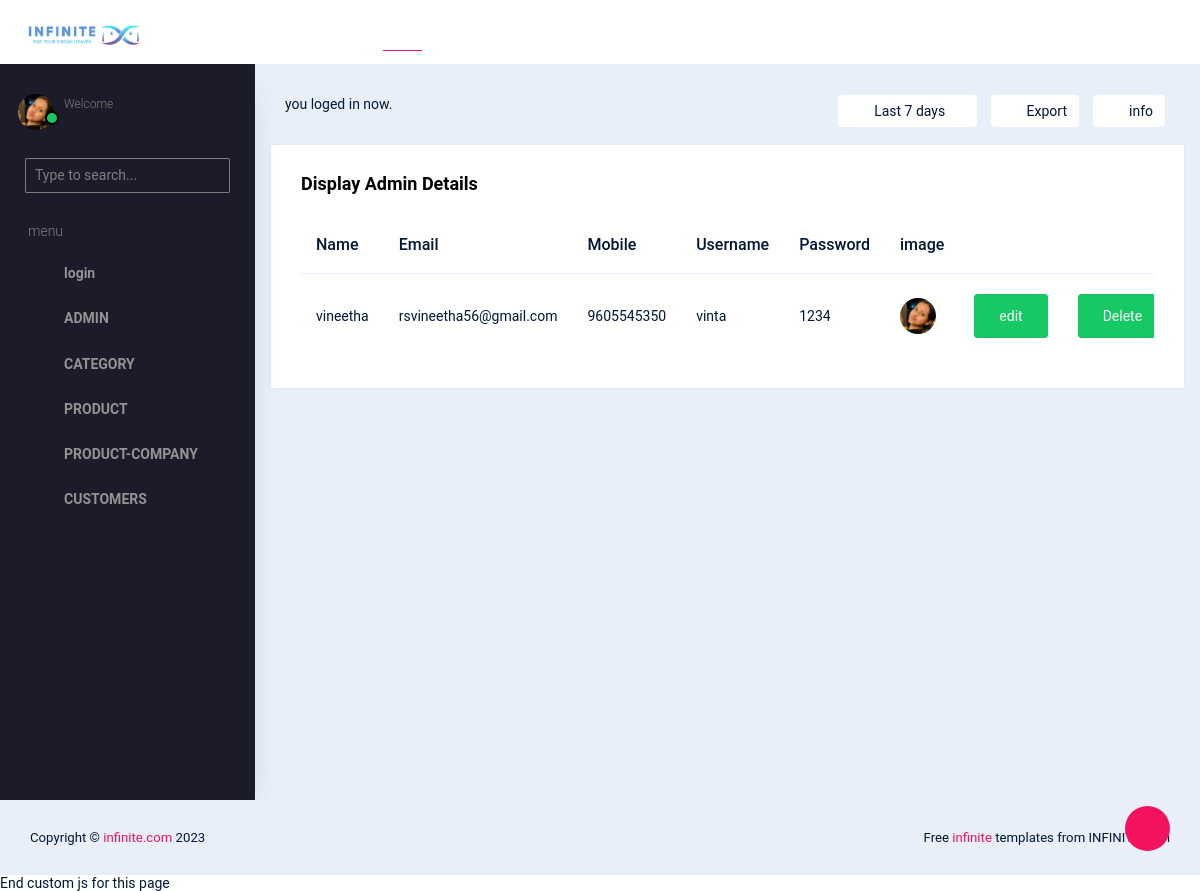
/ipend/DisplayAdmin/, run on the app's committed database.
### ipend/models.py (models this page shows)
class admindb(models.Model):
    Name = models.CharField(max_length=100, null=True, blank=True)
    Email = models.EmailField(null=True, blank=True)
    Mobile = models.IntegerField(null=True, blank=True)
    Username = models.CharField(max_length=100, null=True, blank=True)
    Password = models.CharField(max_length=100, null=True, blank=True)
    image = models.ImageField(upload_to="pic", null=True, blank=True)

### ipend/views.py (the view)
# urls.py: path('DisplayAdmin/', views.DisplayAdmin, name="DisplayAdmin"),
def DisplayAdmin(request):
    data = admindb.objects.all()
    return render(request, "displayadmin.html", {'data': data})

### ipend/Templates/displayadmin.html (shortened to what this page needs)
<!DOCTYPE html>
{% extends 'index.html' %}
{% block content %}
<html lang="en">
<head>
</head>
<body>
<div class="card">
                  <div class="card-body">
                    <h4 class="card-title">Display Admin Details</h4>
                    <div class="table-responsive">
                      <table class="table">
                        <thead>
                          <tr>
                            <th>Name</th>
                            <th>Email</th>
                            <th>Mobile</th>
                            <th>Username</th>
                              <th>Password</th>
                              <th>image</th>
                          </tr>
                        </thead>
                        <tbody>
                        {% for d in data %}
                        <tr>
                            <td>{{ d.Name }}</td>
                            <td>{{ d.Email }}</td>
                            <td>{{ d.Mobile }}</td>
                            <td>{{ d.Username }}</td>
                            <td>{{ d.Password }}</td>
                            <td>
                                <img src="{{ d.image.url}}">
                            </td>
                            <td>
                                <form action="{% url 'editadmin' dataid=d.id %}">
                                    <button type="submit" class="btn btn-success">edit</button>
                                </form>
                            </td>
                            <td>
                                <form action="{% url 'deletedata' dataid=d.id %}">
                                    <button type="submit" class="btn btn-success">Delete</button>
                                </form>
                            </td>
                        </tr>
                        {% endfor %}
                        </tbody>
                      </table>
                    </div>
                  </div>
                </div>
</body>
{% endblock %}

### data on the page
admindb: Name "vineetha", Email "rsvineetha56@gmail.com", Mobile "9605545350", Username "vinta", Password "1234", image (picture)
